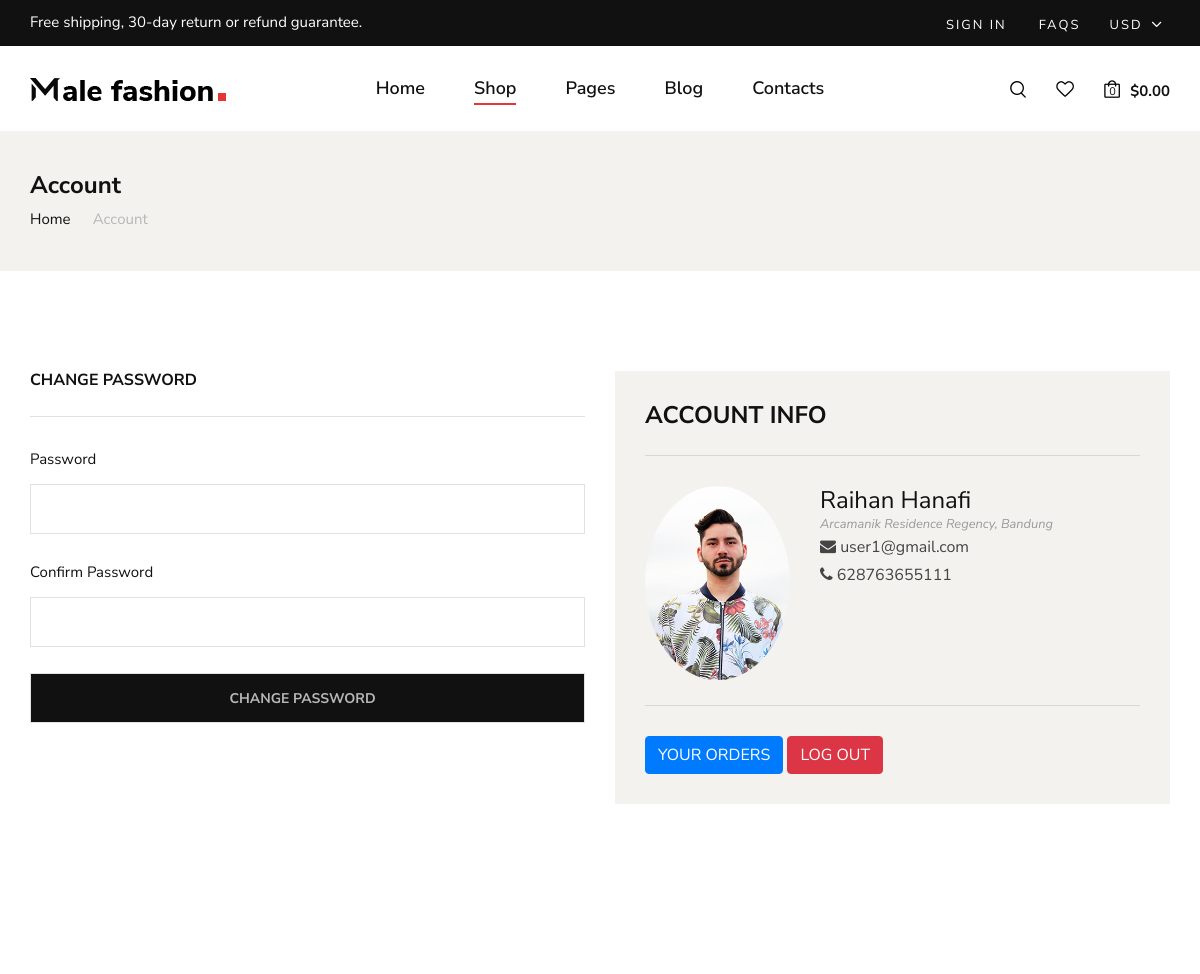
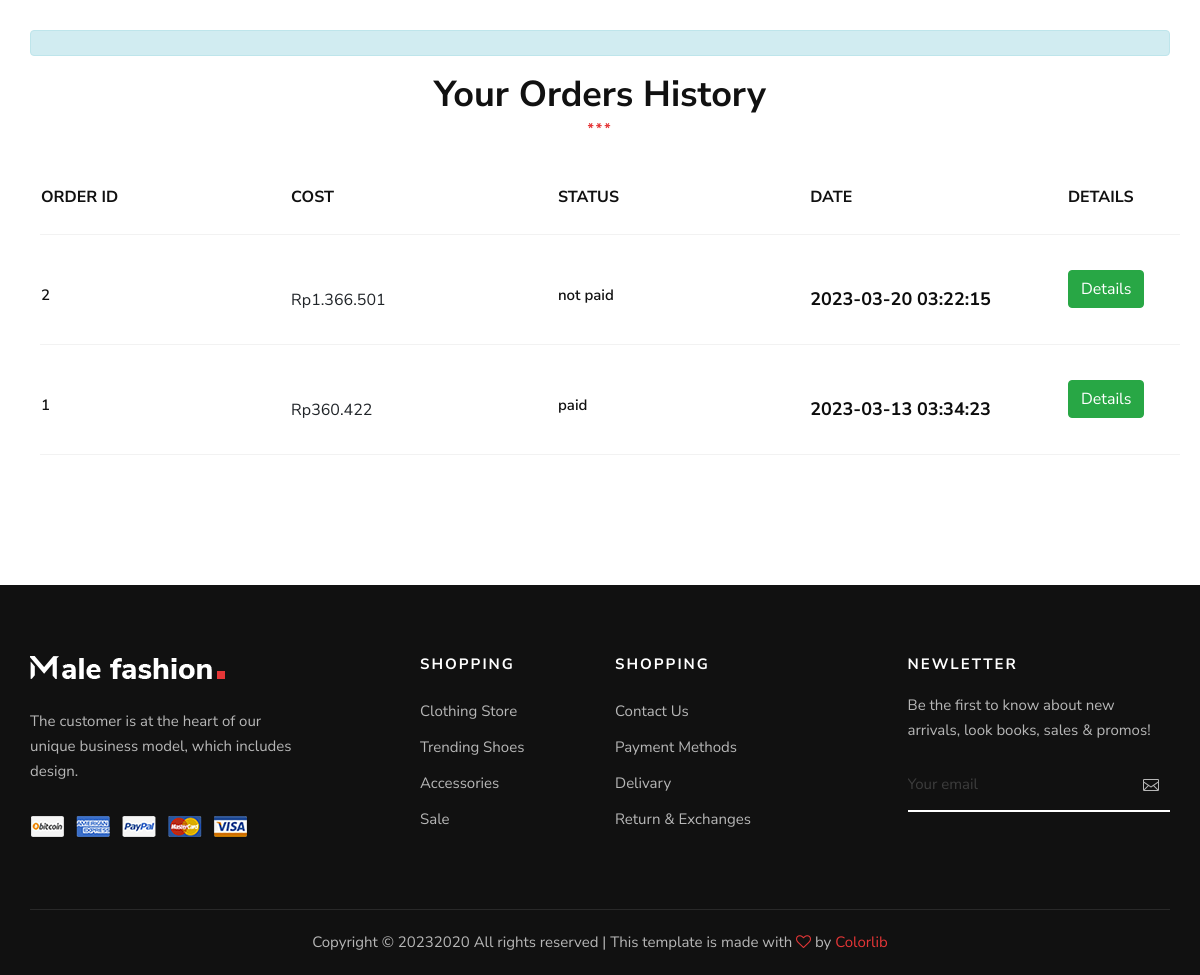
The app's page /account.php (signed in) with its own data (2 pictures, top to bottom).
### tables this page shows
CREATE TABLE IF NOT EXISTS `orders` (
  `order_id` int(11) NOT NULL AUTO_INCREMENT,
  `order_cost` decimal(10,2) NOT NULL,
  `order_status` varchar(100) NOT NULL DEFAULT 'on_hold',
  `user_id` int(11) NOT NULL,
  `user_phone` varchar(15) NOT NULL,
  `user_city` varchar(255) NOT NULL,
  `user_address` varchar(255) NOT NULL,
  `order_date` datetime NOT NULL DEFAULT current_timestamp(),
  PRIMARY KEY (`order_id`)
);

### account.php (the view, shortened to what this page needs)
<?php
include('server/connection.php');
if (isset($_SESSION['logged_in'])) {
    $user_id = $_SESSION['user_id'];
    $query_orders = "SELECT * FROM orders WHERE user_id = ? ORDER BY order_date DESC";
    $stmt_orders = $conn->prepare($query_orders);
    $stmt_orders->bind_param('i', $user_id);
    $stmt_orders->execute();
    $user_orders = $stmt_orders->get_result();
}
$kurs_dollar = 15502;
function setRupiah($price)
{
    $result = "Rp" . number_format($price, 0, ',', '.');
    return $result;
}
?>
<!DOCTYPE html>
<html lang="zxx">
<head>
    <link rel="stylesheet" href="css/bootstrap.min.css" type="text/css">
    <link rel="stylesheet" href="css/font-awesome.min.css" type="text/css">
    <link rel="stylesheet" href="css/elegant-icons.css" type="text/css">
    <link rel="stylesheet" href="css/magnific-popup.css" type="text/css">
    <link rel="stylesheet" href="css/nice-select.css" type="text/css">
    <link rel="stylesheet" href="css/owl.carousel.min.css" type="text/css">
    <link rel="stylesheet" href="css/slicknav.min.css" type="text/css">
    <link rel="stylesheet" href="css/style.css" type="text/css">
</head>
<body>
    <header class="header">
        <div class="header__top">
            <div class="container">
                <div class="row">
                    <div class="col-lg-6 col-md-7">
                        <div class="header__top__left">
                            <p>Free shipping, 30-day return or refund guarantee.</p>
                        </div>
                    </div>
                    <div class="col-lg-6 col-md-5">
                        <div class="header__top__right">
                            <div class="header__top__links">
                                <a href="#">Sign in</a>
                                <a href="#">FAQs</a>
                            </div>
                            <div class="header__top__hover">
                                <span>Usd <i class="arrow_carrot-down"></i></span>
                            </div>
                        </div>
                    </div>
                </div>
            </div>
        </div>
        <div class="container">
            <div class="row">
                <div class="col-lg-3 col-md-3">
                    <div class="header__logo">
                        <a href="./index.php"><img src="img/logo.png" alt=""></a>
                    </div>
                </div>
                <div class="col-lg-6 col-md-6">
                    <nav class="header__menu mobile-menu">
                        <ul>
                            <li><a href="./index.php">Home</a></li>
                            <li class="active"><a href="./shop.php">Shop</a></li>
                            <li><a href="#">Pages</a>
                            </li>
                            <li><a href="./blog.html">Blog</a></li>
                            <li><a href="./contact.html">Contacts</a></li>
                        </ul>
                    </nav>
                </div>
                <div class="col-lg-3 col-md-3">
                    <div class="header__nav__option">
                        <a href="#" class="search-switch"><img src="img/icon/search.png" alt=""></a>
                        <a href="#"><img src="img/icon/heart.png" alt=""></a>
                        <a href="#"><img src="img/icon/cart.png" alt=""> <span>0</span></a>
                        <div class="price">$0.00</div>
                    </div>
                </div>
            </div>
        </div>
    </header>
    <section class="breadcrumb-option">
        <div class="container">
            <div class="row">
                <div class="col-lg-12">
                    <div class="breadcrumb__text">
                        <h4>Account</h4>
                        <div class="breadcrumb__links">
                            <a href="./index.php">Home</a>
                            <span>Account</span>
                        </div>
                    </div>
                </div>
            </div>
        </div>
    </section>
    <section class="checkout spad">
        <div class="container">
            <div class="checkout__form">
                <div class="row">
                    <div class="col-lg-6 col-md-6">
                        <form id="account-form" method="POST" action="account.php">
                            <h6 class="checkout__title">Change Password</h6>
                            <div class="checkout__input">
                                <p>Password</p>
                                <input type="password" id="account-password" name="password">
                            </div>
                            <div class="checkout__input">
                                <p>Confirm Password</p>
                                <input type="password" id="account-confirm-password" name="confirm_password">
                            </div>
                            <div class="checkout__input">
                                <input type="submit" class="site-btn" id="change-password-btn" name="change_password" value="CHANGE PASSWORD" />
                            </div>
                        </form>
                    </div>
                    <div class="col-lg-6 col-md-6">
                        <div class="checkout__order">
                            <h4 class="order__title">Account Info</h4>
                            <div class="row">
                                <div class="col-sm-6 col-md-4">
                                    <img src="<?php echo 'img/profile/' . $_SESSION['user_photo']; ?>" alt="" class="rounded-circle img-responsive" />
                                </div>
                                <div class="col-sm-6 col-md-8">
                                    <h4><?php if (isset($_SESSION['user_name'])) {
                                            echo $_SESSION['user_name'];
                                        } ?></h4>
                                    <small><cite title="Address"><?php if (isset($_SESSION['user_address'])) {
                                                                        echo $_SESSION['user_address'];
                                                                    } ?>, <?php if (isset($_SESSION['user_city'])) {
                                                                                                                                                            echo $_SESSION['user_city'];
                                                                                                                                                        } ?> <i class="fas fa-map-marker-alt"></i></cite></small>
                                    <p>
                                        <i class="fa fa-envelope"></i> <?php if (isset($_SESSION['user_email'])) {
                                                                            echo $_SESSION['user_email'];
                                                                        } ?>
                                        <br />
                                        <i class="fa fa-phone"></i> <?php if (isset($_SESSION['user_phone'])) {
                                                                            echo $_SESSION['user_phone'];
                                                                        } ?>
                                    </p>
                                </div>
                            </div>
                            <h4 class="order__title"></h4>
                            <a href="#orders" class="btn btn-primary">YOUR ORDERS</a>
                            <a href="account.php?logout=1" id="logout-btn" class="btn btn-danger">LOG OUT</a>
                        </div>
                    </div>
                </div>
            </div>
        </div>
    </section>
    <section id="orders" class="shopping-cart spad">
        <div class="container">
            <div class="row">
                <div class="col-lg-12">
                    <div class="section-title">
                        <div class="alert alert-info" role="alert">
                        </div>
                        <h2>Your Orders History</h2>
                        <span>***</span>
                    </div>
                    <div class="shopping__cart__table">
                        <table>
                            <thead>
                                <tr>
                                    <th>Order ID</th>
                                    <th>Cost</th>
                                    <th>Status</th>
                                    <th>Date</th>
                                    <th>Details</th>
                                </tr>
                            </thead>
                            <tbody>
                                <?php foreach ($user_orders as $order) { ?>
                                    <tr>
                                        <td class="product__cart__item">
                                            <div class="product__cart__item__text">
                                                <h6><?php echo $order['order_id']; ?></h6>
                                            </div>
                                        </td>
                                        <td class="product__cart__item">
                                            <div class="product__cart__item__text">
                                                <?php echo setRupiah($order['order_cost'] * $kurs_dollar); ?>
                                            </div>
                                        </td>
                                        <td class="product__cart__item">
                                            <div class="product__cart__item__text">
                                                <h6><?php echo $order['order_status']; ?></h6>
                                            </div>
                                        </td>
                                        <td class="product__cart__item">
                                            <div class="product__cart__item__text">
                                                <h5><?php echo $order['order_date']; ?></h5>
                                            </div>
                                        </td>
                                        <form method="POST" action="order-details.php">
                                            <td class="cart__price">
                                                <input class="btn btn-success" name="order_details_btn" type="submit" value="Details"/>
                                            </td>
                                        </form>
                                    </tr>
                                <?php } ?>
                            </tbody>
                        </table>
                    </div>
                </div>
            </div>
        </div>
    </section>
    <footer class="footer">
        <div class="container">
            <div class="row">
                <div class="col-lg-3 col-md-6 col-sm-6">
                    <div class="footer__about">
                        <div class="footer__logo">
                            <a href="#"><img src="img/footer-logo.png" alt=""></a>
                        </div>
                        <p>The customer is at the heart of our unique business model, which includes design.</p>
                        <a href="#"><img src="img/payment.png" alt=""></a>
                    </div>
                </div>
                <div class="col-lg-2 offset-lg-1 col-md-3 col-sm-6">
                    <div class="footer__widget">
                        <h6>Shopping</h6>
                        <ul>
                            <li><a href="#">Clothing Store</a></li>
                            <li><a href="#">Trending Shoes</a></li>
                            <li><a href="#">Accessories</a></li>
                            <li><a href="#">Sale</a></li>
                        </ul>
                    </div>
                </div>
                <div class="col-lg-2 col-md-3 col-sm-6">
                    <div class="footer__widget">
                        <h6>Shopping</h6>
                        <ul>
                            <li><a href="#">Contact Us</a></li>
                            <li><a href="#">Payment Methods</a></li>
                            <li><a href="#">Delivary</a></li>
                            <li><a href="#">Return & Exchanges</a></li>
                        </ul>
                    </div>
                </div>
                <div class="col-lg-3 offset-lg-1 col-md-6 col-sm-6">
                    <div class="footer__widget">
                        <h6>NewLetter</h6>
                        <div class="footer__newslatter">
                            <p>Be the first to know about new arrivals, look books, sales & promos!</p>
                            <form action="#">
                                <input type="text" placeholder="Your email">
                                <button type="submit"><span class="icon_mail_alt"></span></button>
                            </form>
                        </div>
                    </div>
                </div>
            </div>
            <div class="row">
                <div class="col-lg-12 text-center">
                    <div class="footer__copyright__text">
                        <p>Copyright ©
                            2020
                            All rights reserved | This template is made with <i class="fa fa-heart-o" aria-hidden="true"></i> by <a href="https://colorlib.com" target="_blank">Colorlib</a>
                        </p>
                    </div>
                </div>
            </div>
        </div>
    </footer>
</body>
</html>

### records on screen
orders: order_id "2", setRupiah($order['order_cost']*$kurs_dollar) "Rp1.366.501", order_status "not paid", order_date "2023-03-20 03:22:15"
orders: order_id "1", setRupiah($order['order_cost']*$kurs_dollar) "Rp360.422", order_status "paid", order_date "2023-03-13 03:34:23"

### other values on screen
$_SESSION['user_name'] "Raihan Hanafi"
$_SESSION['user_address'] "Arcamanik Residence Regency"
$_SESSION['user_city'] "Bandung"
$_SESSION['user_email'] "user1@gmail.com"
$_SESSION['user_phone'] "628763655111"
